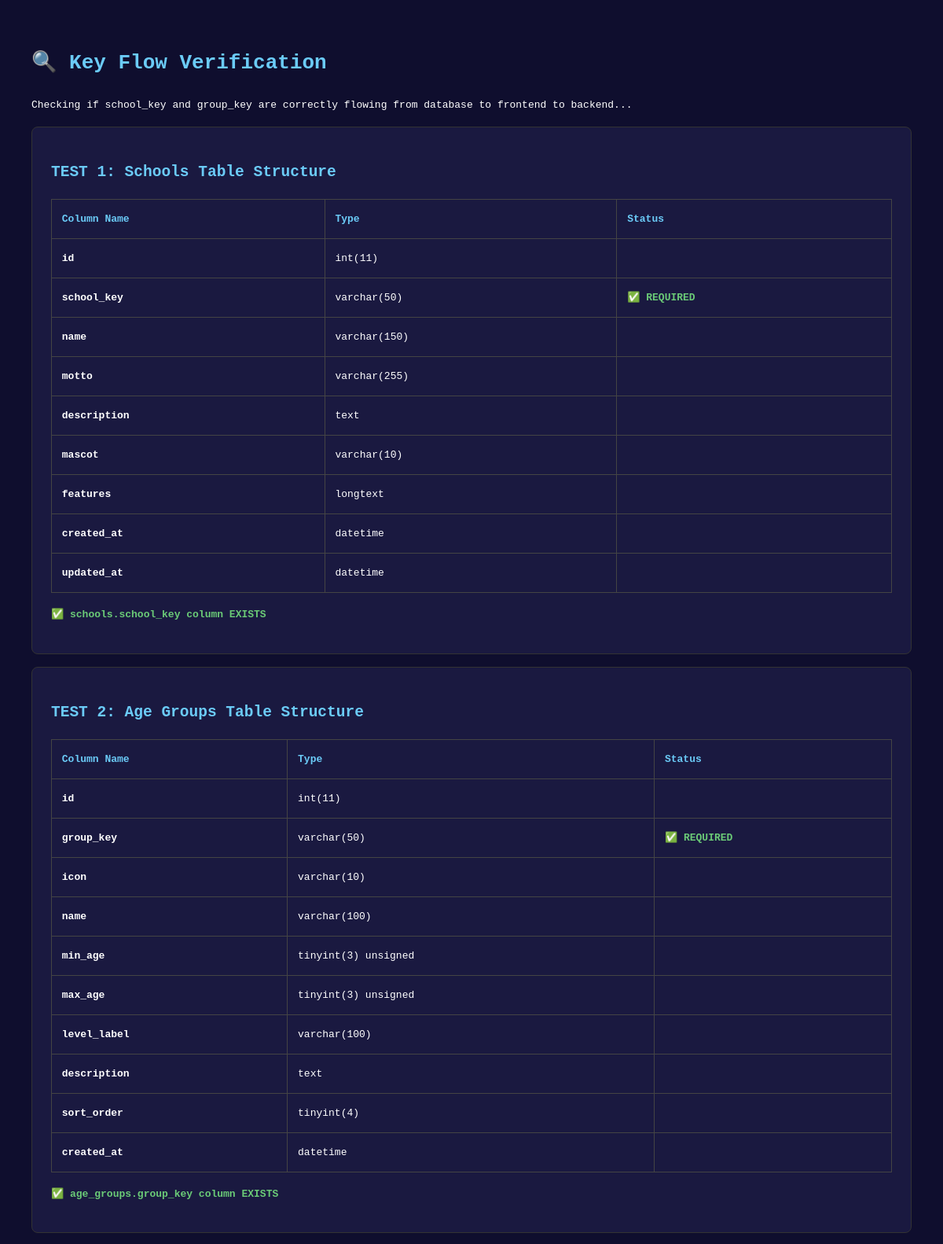
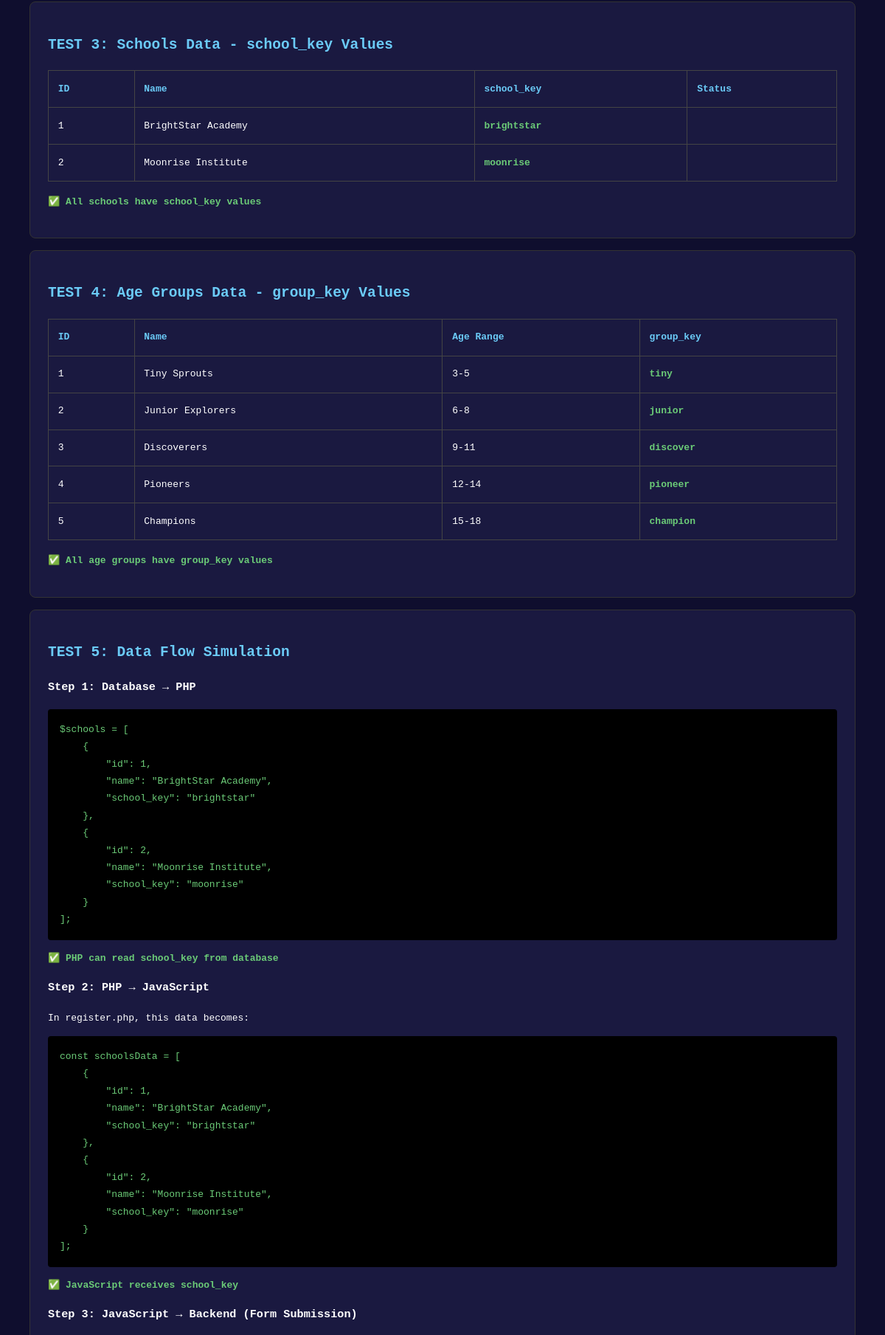
Page /verify-keys.php (upper part) on the committed database (2 pictures, top to bottom).
### tables this page shows
CREATE TABLE IF NOT EXISTS schools (
  id         INT AUTO_INCREMENT PRIMARY KEY,
  school_key VARCHAR(50) UNIQUE NOT NULL,
  name       VARCHAR(150) NOT NULL,
  motto      VARCHAR(255),
  description TEXT,
  mascot     VARCHAR(10),
  features   JSON,
  created_at DATETIME DEFAULT CURRENT_TIMESTAMP,
  updated_at DATETIME DEFAULT CURRENT_TIMESTAMP ON UPDATE CURRENT_TIMESTAMP
);

CREATE TABLE IF NOT EXISTS age_groups (
  id          INT AUTO_INCREMENT PRIMARY KEY,
  group_key   VARCHAR(50) UNIQUE NOT NULL,
  icon        VARCHAR(10) NOT NULL,
  name        VARCHAR(100) NOT NULL,
  min_age     TINYINT UNSIGNED NOT NULL,
  max_age     TINYINT UNSIGNED NOT NULL,
  level_label VARCHAR(100),
  description TEXT,
  sort_order  TINYINT DEFAULT 0,
  created_at  DATETIME DEFAULT CURRENT_TIMESTAMP
);

### verify-keys.php (the view, shortened to what this page needs)
<!DOCTYPE html>
<html>
<head>
</head>
<body>
<h1>🔍 Key Flow Verification</h1>
<p>Checking if school_key and group_key are correctly flowing from database to frontend to backend...</p>
<?php
try {
    $db = getDB();
    echo "<div class='box'>";
    echo "<h2>TEST 1: Schools Table Structure</h2>";
    try {
        $columns = $db->query("DESCRIBE schools")->fetchAll(PDO::FETCH_ASSOC);
        $hasSchoolKey = false;
        echo "<table><tr><th>Column Name</th><th>Type</th><th>Status</th></tr>";
        foreach ($columns as $col) {
            $status = '';
            if ($col['Field'] === 'school_key') {
                $hasSchoolKey = true;
                $status = "<span class='success'>✅ REQUIRED</span>";
            }
            echo "<tr><td><strong>{$col['Field']}</strong></td><td>{$col['Type']}</td><td>$status</td></tr>";
        }
        echo "</table>";
        if ($hasSchoolKey) {
            echo "<p class='success'>✅ schools.school_key column EXISTS</p>";
        } else {
            echo "<p class='error'>❌ schools.school_key column MISSING - ADD IT!</p>";
            echo "<pre>ALTER TABLE schools ADD COLUMN school_key VARCHAR(50) NOT NULL;</pre>";
        }
    } catch (Exception $e) {
        echo "<p class='error'>❌ Error: " . htmlspecialchars($e->getMessage()) . "</p>";
    }
    echo "</div>";
    echo "<div class='box'>";
    echo "<h2>TEST 2: Age Groups Table Structure</h2>";
    try {
        $columns = $db->query("DESCRIBE age_groups")->fetchAll(PDO::FETCH_ASSOC);
        $hasGroupKey = false;
        echo "<table><tr><th>Column Name</th><th>Type</th><th>Status</th></tr>";
        foreach ($columns as $col) {
            $status = '';
            if ($col['Field'] === 'group_key') {
                $hasGroupKey = true;
                $status = "<span class='success'>✅ REQUIRED</span>";
            }
            echo "<tr><td><strong>{$col['Field']}</strong></td><td>{$col['Type']}</td><td>$status</td></tr>";
        }
        echo "</table>";
        if ($hasGroupKey) {
            echo "<p class='success'>✅ age_groups.group_key column EXISTS</p>";
        } else {
            echo "<p class='error'>❌ age_groups.group_key column MISSING - ADD IT!</p>";
            echo "<pre>ALTER TABLE age_groups ADD COLUMN group_key VARCHAR(50) NOT NULL;</pre>";
        }
    } catch (Exception $e) {
        echo "<p class='error'>❌ Error: " . htmlspecialchars($e->getMessage()) . "</p>";
    }
    echo "</div>";
    echo "<div class='box'>";
    echo "<h2>TEST 3: Schools Data - school_key Values</h2>";
    try {
        $schools = $db->query("SELECT * FROM schools ORDER BY id")->fetchAll(PDO::FETCH_ASSOC);
        if (count($schools) > 0) {
            echo "<table>";
            echo "<tr><th>ID</th><th>Name</th><th>school_key</th><th>Status</th></tr>";
            foreach ($schools as $school) {
                $schoolKey = $school['school_key'] ?? '<span class="error">MISSING</span>';
                $keyClass = empty($school['school_key']) ? 'error' : 'success';
                echo "<tr>";
                echo "<td>{$school['id']}</td>";
                echo "<td>{$school['name']}</td>";
                echo "<td class='$keyClass'><strong>" . htmlspecialchars($schoolKey) . "</strong></td>";
                echo "<td>{$school['status']}</td>";
                echo "</tr>";
            }
            echo "</table>";
            $missingKeys = 0;
            if ($missingKeys === 0) {
                echo "<p class='success'>✅ All schools have school_key values</p>";
            } else {
                echo "<p class='error'>❌ $missingKeys schools missing school_key - UPDATE THEM!</p>";
                echo "<pre>";
                echo "UPDATE schools SET school_key = 'brightstar' WHERE id = 1;\n";
                echo "UPDATE schools SET school_key = 'moonrise' WHERE id = 2;";
                echo "</pre>";
            }
        } else {
            echo "<p class='warning'>⚠️ No schools found in database</p>";
        }
    } catch (Exception $e) {
        echo "<p class='error'>❌ Error: " . htmlspecialchars($e->getMessage()) . "</p>";
    }
    echo "</div>";
    echo "<div class='box'>";
    echo "<h2>TEST 4: Age Groups Data - group_key Values</h2>";
    try {
        $ageGroups = $db->query("SELECT * FROM age_groups ORDER BY min_age")->fetchAll(PDO::FETCH_ASSOC);
        if (count($ageGroups) > 0) {
            echo "<table>";
            echo "<tr><th>ID</th><th>Name</th><th>Age Range</th><th>group_key</th></tr>";
            foreach ($ageGroups as $group) {
                $groupKey = $group['group_key'] ?? '<span class="error">MISSING</span>';
                $keyClass = empty($group['group_key']) ? 'error' : 'success';
                echo "<tr>";
                echo "<td>{$group['id']}</td>";
                echo "<td>{$group['name']}</td>";
                echo "<td>{$group['min_age']}-{$group['max_age']}</td>";
                echo "<td class='$keyClass'><strong>" . htmlspecialchars($groupKey) . "</strong></td>";
                echo "</tr>";
            }
            echo "</table>";
            $missingKeys = 0;
            if ($missingKeys === 0) {
                echo "<p class='success'>✅ All age groups have group_key values</p>";
            } else {
                echo "<p class='error'>❌ $missingKeys age groups missing group_key - UPDATE THEM!</p>";
                echo "<p>Expected values: tiny, junior, discover, pioneer, champion</p>";
            }
        } else {
            echo "<p class='warning'>⚠️ No age groups found in database</p>";
        }
    } catch (Exception $e) {
        echo "<p class='error'>❌ Error: " . htmlspecialchars($e->getMessage()) . "</p>";
    }
    echo "</div>";
    echo "<div class='box'>";
    echo "<h2>TEST 5: Data Flow Simulation</h2>";
    echo "<h3>Step 1: Database → PHP</h3>";
    try {
        $schools = $db->query("SELECT id, name, school_key FROM schools ORDER BY school_key")->fetchAll(PDO::FETCH_ASSOC);
        echo "<pre>\$schools = " . json_encode($schools, JSON_PRETTY_PRINT | JSON_UNESCAPED_UNICODE) . ";</pre>";
        if (count($schools) > 0 && isset($schools[0]['school_key'])) {
            echo "<p class='success'>✅ PHP can read school_key from database</p>";
        } else {
            echo "<p class='error'>❌ school_key not available in PHP</p>";
        }
    } catch (Exception $e) {
        echo "<p class='error'>❌ Query failed: " . htmlspecialchars($e->getMessage()) . "</p>";
    }
    echo "<h3>Step 2: PHP → JavaScript</h3>";
    echo "<p>In register.php, this data becomes:</p>";
    echo "<pre>const schoolsData = " . json_encode($schools ?? [], JSON_PRETTY_PRINT | JSON_UNESCAPED_UNICODE) . ";</pre>";
    if (isset($schools[0]['school_key'])) {
        echo "<p class='success'>✅ JavaScript receives school_key</p>";
    } else {
        echo "<p class='error'>❌ JavaScript won't have school_key</p>";
    }
    echo "<h3>Step 3: JavaScript → Backend (Form Submission)</h3>";
    echo "</div>";
} catch (Exception $e) {
    echo "<div class='box'>";
    echo "<p class='error'>❌ Database connection error: " . htmlspecialchars($e->getMessage()) . "</p>";
    echo "</div>";
}
?>
</body>
</html>

### verify-keys.php (style rules this page uses)
body { font-family: monospace; background: #0f0e2e; color: #fff; padding: 2rem; line-height: 1.8; }
.box { background: #1a1940; padding: 1.5rem; margin: 1rem 0; border-radius: 8px; border: 1px solid #333; }
.success { color: #6BCB77; font-weight: bold; }
h1, h2 { color: #6BCBF7; }
table { border-collapse: collapse; width: 100%; margin: 1rem 0; }
th, td { border: 1px solid #444; padding: 0.8rem; text-align: left; }
th { background: #1a1940; color: #6BCBF7; }
pre { background: #000; padding: 1rem; border-radius: 4px; overflow-x: auto; color: #6BCB77; }

### rows in the picture
schools: id "1", name "BrightStar Academy", school_key "brightstar"
schools: id "2", name "Moonrise Institute", school_key "moonrise"
age_groups: id "1", name "Tiny Sprouts", min_age "3", max_age "5", group_key "tiny"
age_groups: id "2", name "Junior Explorers", min_age "6", max_age "8", group_key "junior"
age_groups: id "3", name "Discoverers", min_age "9", max_age "11", group_key "discover"
age_groups: id "4", name "Pioneers", min_age "12", max_age "14", group_key "pioneer"
age_groups: id "5", name "Champions", min_age "15", max_age "18", group_key "champion"

### other values in the picture
$col['Field'] "id"
$col['Type'] "int(11)"
$col['Field'] "school_key"
$col['Type'] "varchar(50)"
$col['Field'] "name"
$col['Type'] "varchar(150)"
$col['Field'] "motto"
$col['Type'] "varchar(255)"
$col['Field'] "description"
$col['Type'] "text"
$col['Field'] "mascot"
$col['Type'] "varchar(10)"
$col['Field'] "features"
$col['Type'] "longtext"
$col['Field'] "created_at"
